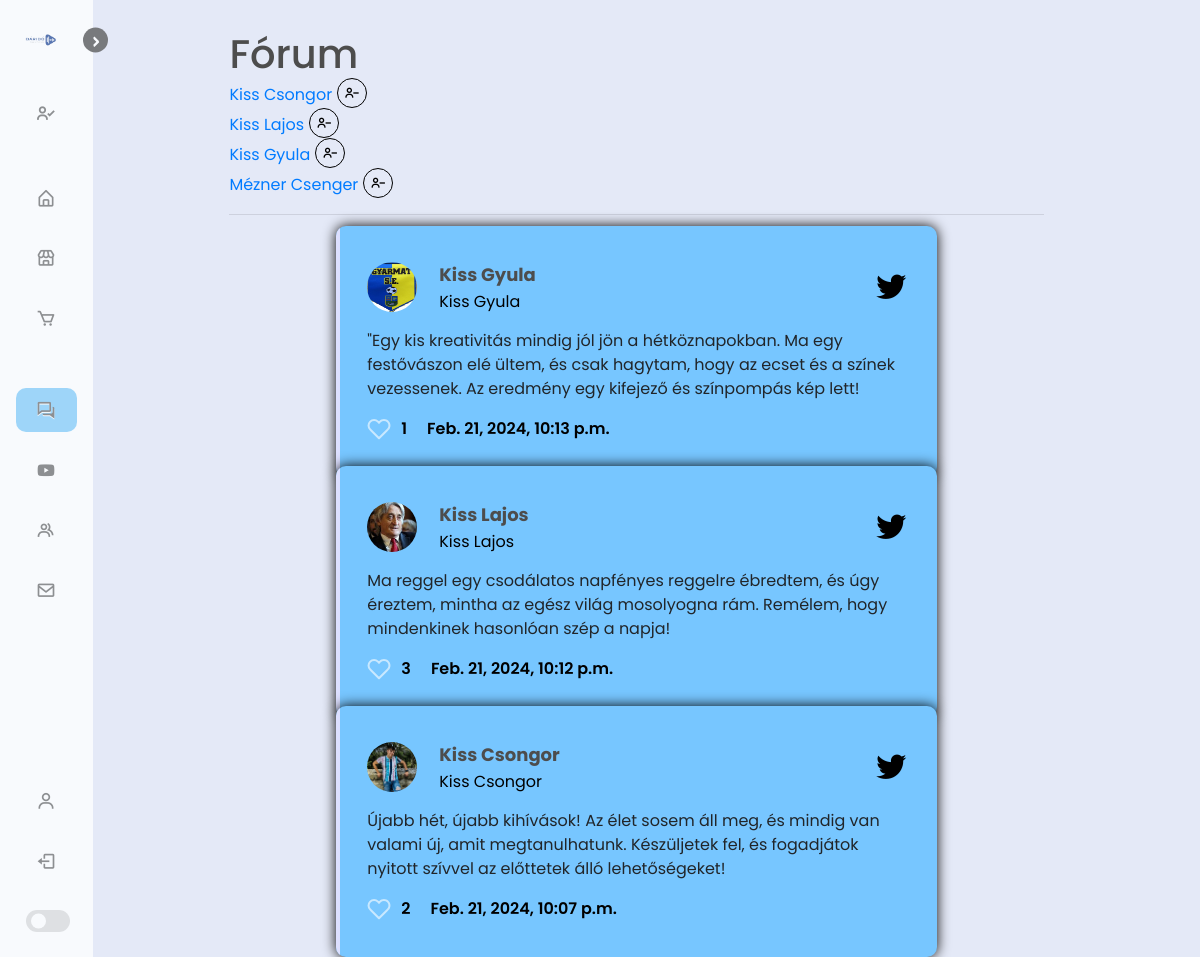
The page /forum/ (signed in) on the database its author committed.
### store/models.py (models this page shows, shortened)
class Customer(models.Model):
    user = models.OneToOneField(User, on_delete=models.CASCADE,  null=True, blank=True)
    name = models.CharField(max_length=200, null=True)
    email = models.CharField(max_length=200, null=True)
    phone_number = models.CharField(max_length=20, null=True, blank=True)
    follows = models.ManyToManyField("self", related_name='following',symmetrical=False, blank=True)
    followers = models.ManyToManyField("self", related_name='followed_by',symmetrical=False, blank=True)
    date_modified = models.DateTimeField(User, auto_now=True)
    image = models.ImageField(null=True, blank=True)
    description = models.CharField(max_length=500, null=True)
    def __str__(self):
        return self.name
    @property
    def imageURL(self):
        try:
            url = self.image.url
        except:
            url = ''
        return url

class Post(models.Model):
    profile = models.ForeignKey(Customer, on_delete=models.DO_NOTHING, blank=True, null=True)
    body = models.CharField(max_length=200)
    created = models.DateTimeField(auto_now_add=True)
    likes = models.ManyToManyField(Customer, related_name='liked_by', symmetrical=False, blank=True)

### store/views.py (the view, shortened to what this page needs)
# urls.py: path('forum/', views.forum, name="forum"),
def forum(request):
    posts = Post.objects.all().order_by("-created")
    profiles = Customer.objects.all()
    self_user = request.user.customer
    self_profile = Customer.objects.get(id=self_user.id)
    context = {'profiles':profiles, 'self_profile':self_profile, 'posts':posts}
    return render(request, 'store/forum.html', context)

### store/templates/store/forum.html (shortened to what this page needs)
{% extends 'store/main.html' %}
{% load static %}
{% block content %}
<link rel="stylesheet" href="{% static 'css/forum.css' %}" />
<h1>Fórum</h1>
<form method=POST>
    {% for profile in profiles %}
        {% if profile != self_profile %}
        {% if profile in self_profile.follows.all %}
        <a href="{% url 'profile' profile.user.id %}">{{profile.name}}</a><button name="follow" value="unfollow;{{profile}}" type="submit" class="bx bx-user-minus unfollow_btn big_btn"></button><br>
        {% else %}
        <a href="{% url 'profile' profile.user.id %}">{{profile.name}}</a>
        <button name="follow" value="follow;{{profile}}" type="submit" class="bx bx-user-plus follow_btn big_btn"></button><br>
        {% endif %}
        {% endif %}
    {% endfor %}
</form>
<hr>
{% for post in posts %}
<div class="wrapper">
    <div class="card">
      <div class="user">
        <div class="profile">
          <img src="{{post.profile.imageURL}}" class="ava">
          <div class="username">
            <h3 class="name">{{post.profile}}</h3>
            <p class="uname">{{post.profile}}</p>
          </div>
        </div>
        <i class="fa-brands fa-twitter icon"></i>
      </div>
      <div class="twitt">
        <p>{{post.body}}</p>
      </div>
      <div class="insight">
        <div class="like">
          <p class="like-value">{{post.likes.all.count}}</p>
        </div>
        <div class="created">
          <p>{{post.created}}</p>
        </div>
      </div>
    </div>
  </div>
{% endfor %}
{% endblock content %}

### static/css/main-page.css (style rules this page uses)
* { margin: 0; padding: 0; box-sizing: border-box; font-family: "Poppins", sans-serif; }
:root { --body-color: #e4e9f7; --sidebar-color: #fff; --primary-color: #0079b5; --primary-color-light: #00b6e3; --toggle-color: #ddd; --text-color: #707070; --text-color-dark: #f6f5ff; --grey: #545454; --black: #000000; --white: #fff; --tran-02: all 0.2s ease; --tran-03: all 0.3s ease; --tran-04: all 0.4s ease; --tran-05: all 0.5s ease; }
body { height: 100vh; background: var(--body-color); transition: var(--tran-04); }
h1, h2, h3, h4, h5, h6 { color: hsl(0, 0%, 30%); }

### static/css/store.css (style rules this page uses)
:root { --body-color: #e4e9f7; --sidebar-color: #fff; --primary-color: #0079b5; --primary-color-light: #00b6e3; --toggle-color: #ddd; --text-color: #707070; --text-color-dark: #f6f5ff; --grey: #545454; --black: #000000; --white: #fff; --tran-02: all 0.2s ease; --tran-03: all 0.3s ease; --tran-04: all 0.4s ease; --tran-05: all 0.5s ease; }

### static/css/kezdolap.css (style rules this page uses)
* { margin: 0; padding: 0; }

### static/css/profile.css (style rules this page uses)
* { margin: 0; padding: 0; box-sizing: border-box; font-family: "Poppins", sans-serif; }
:root { --body-color: #e4e9f7; --sidebar-color: #fff; --primary-color: #0079b5; --primary-color-light: #00b6e3; --toggle-color: #ddd; --text-color: #707070; --text-color-dark: #f6f5ff; --grey: #545454; --black: #000000; --white: #fff; --tran-02: all 0.2s ease; --tran-03: all 0.3s ease; --tran-04: all 0.4s ease; --tran-05: all 0.5s ease; }
body { display: flex; justify-content: space-between; display: flex; flex-direction: column; height: 100vh; margin: 0; / }
.card { border:none; box-shadow: var(--black) 0 0 1.6vh; position:relative; overflow:hidden; border-radius:8px; }
.card:before { content:""; position:absolute; left:0; top:0; width:4px; height:100%; background-color:#dde0ff; transform:scaleY(1); transition:all 0.5s; transform-origin: bottom }
.card:after { content:""; position:absolute; left:0; top:0; width:4px; height:100%; background-color:#4879ff; transform:scaleY(0); transition:all 0.5s; transform-origin: bottom }
button { border: 0.5px solid black; border-radius: 50%; background: none; }
.big_btn { margin-left: 5px; width: 30px; height: 30px; font-size: 16px; }

### static/css/forum.css (style rules this page uses)
p, h1, h2, h3, h4 { margin: 0; padding: 0; }
.wrapper { display: flex; align-items: center; justify-content: center; height: 30vh; }
.card { display: flex; flex-direction: column; width: 601px; height: auto; padding: 35px 31px; gap: 15px; border-radius: 10px; background: #77c6ff; box-shadow: var(--black) 0 0 1.6vh; }
.user { display: flex; justify-content: space-between; align-items: center; }
.profile { display: flex; align-items: center; gap: 22px; }
.ava { border-radius: 50%; width: 50px; height: 50px; }
.icon { font-size: 30px; color: black; }
.username { display: flex; flex-direction: column; gap: 1px; }
.username .name { line-height: normal; font-size: 18px; font-style: normal; font-weight: 700; }
.username .uname { color: black; font-size: 16px; font-style: normal; font-weight: 400; line-height: normal; }
.insight { display: flex; align-items: center; gap: 20px; color: black; font-size: 16px; font-weight: 600; line-height: 26px; }
.like { display: flex; align-items: center; gap: 10px; }

### rows shown on the page
Customer: name "Kiss Csongor"
Customer: name "Kiss Lajos"
Customer: name "Kiss Gyula"
Customer: name "Mézner Csenger"
Post: profile.imageURL (picture), profile "Kiss Gyula", body "\"Egy kis kreativitás mindig jól jön a hétköznapokban. Ma egy festővászon elé ültem, és csak hagytam, hogy az ecset és a színek vezessenek. Az eredmény egy kifejező és színpompás kép lett!", likes.all.count "1", created "Feb. 21, 2024, 10:13 p.m."
Post: profile.imageURL (picture), profile "Kiss Lajos", body "Ma reggel egy csodálatos napfényes reggelre ébredtem, és úgy éreztem, mintha az egész világ mosolyogna rám. Remélem, hogy mindenkinek hasonlóan szép a napja!", likes.all.count "3", created "Feb. 21, 2024, 10:12 p.m."
Post: profile.imageURL (picture), profile "Kiss Csongor", body "Újabb hét, újabb kihívások! Az élet sosem áll meg, és mindig van valami új, amit megtanulhatunk. Készüljetek fel, és fogadjátok nyitott szívvel az előttetek álló lehetőségeket!", likes.all.count "2", created "Feb. 21, 2024, 10:07 p.m."
